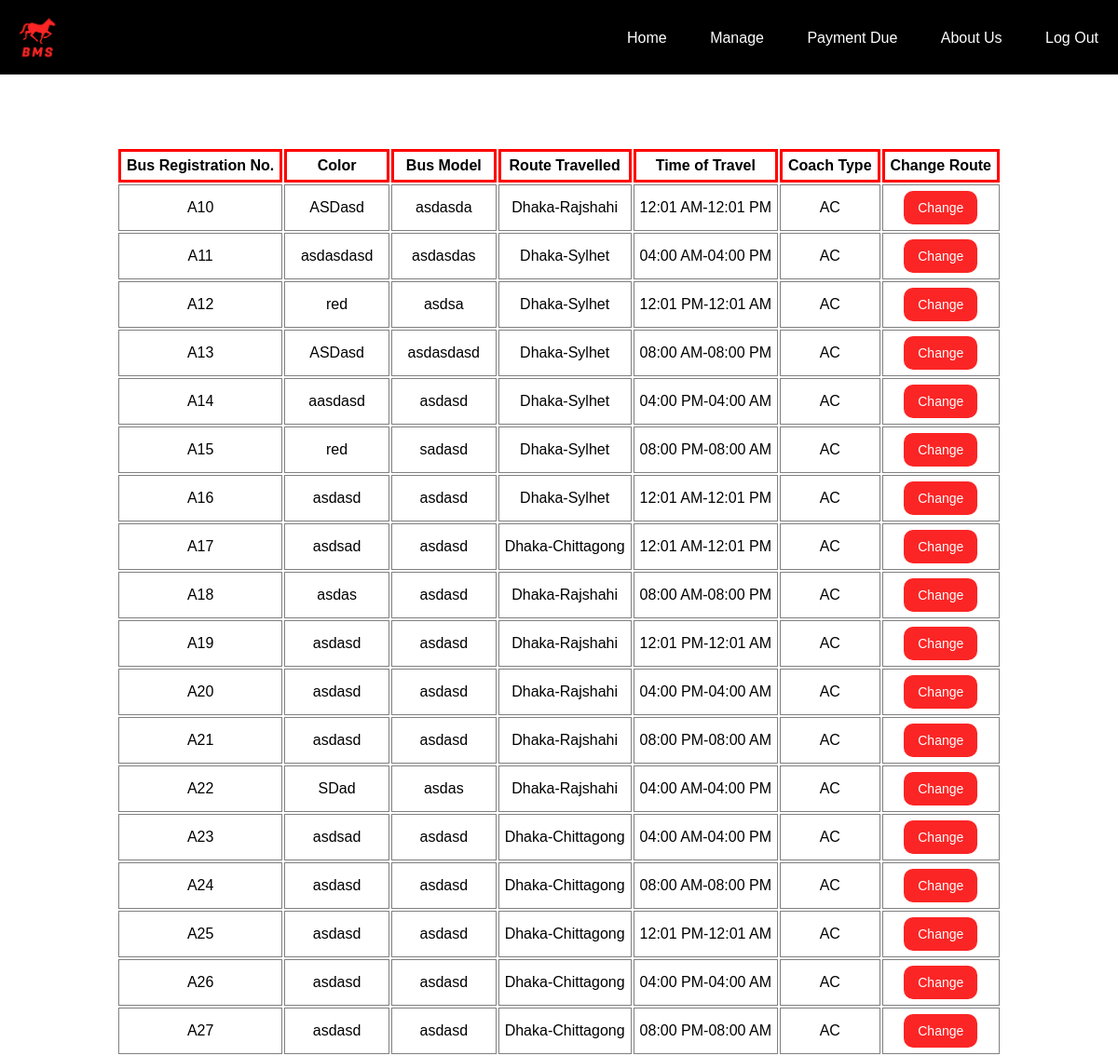
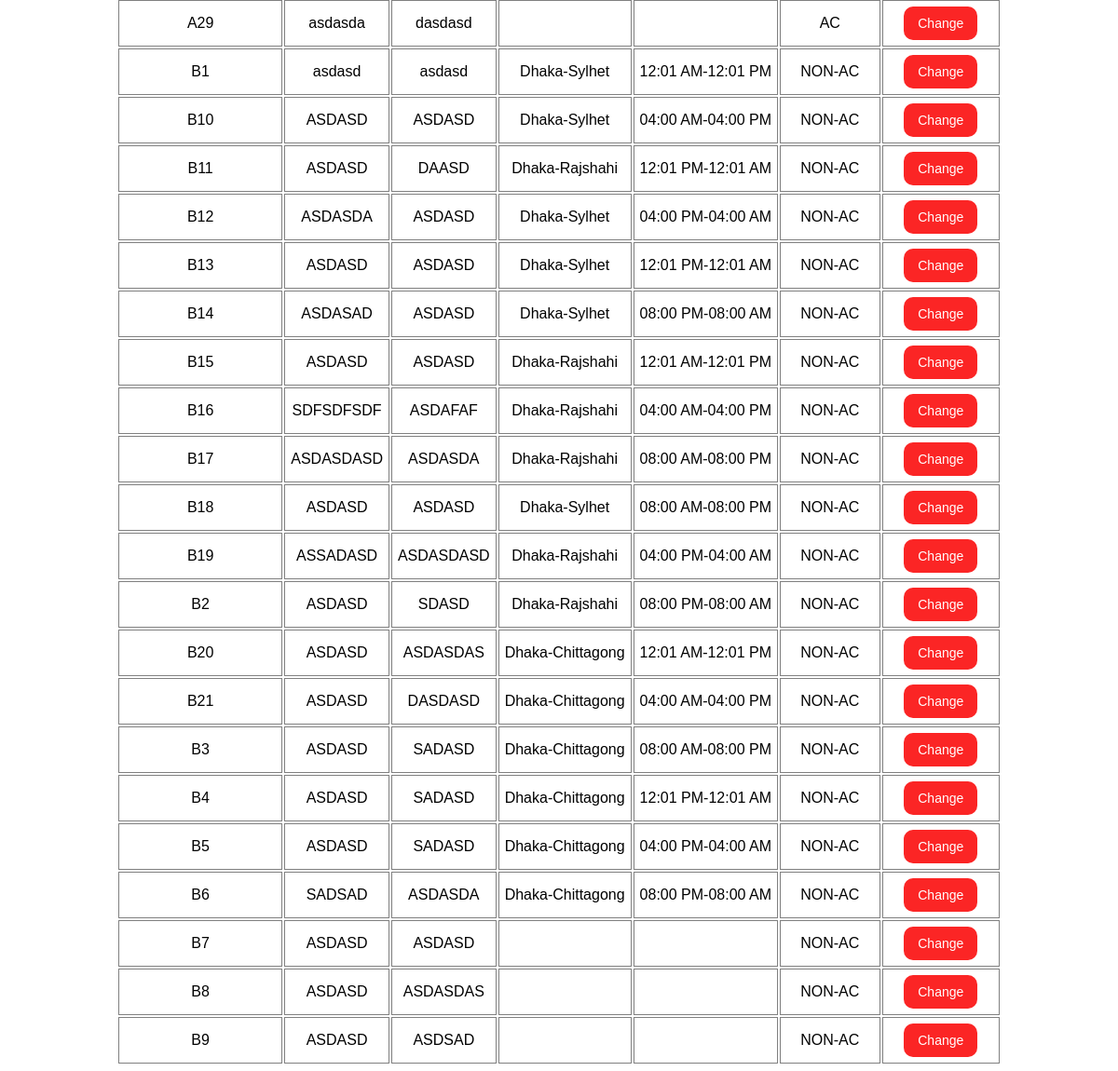
The app's page /Bus/e_swap_bus.php (signed in) with its own data (2 pictures, top to bottom).
### tables this page shows
CREATE TABLE `bus` (
  `registration` varchar(255) NOT NULL,
  `color` varchar(255) NOT NULL,
  `model` varchar(255) NOT NULL,
  `route` varchar(255) NOT NULL,
  `time` varchar(255) NOT NULL,
  `coach` varchar(255) NOT NULL
);

### Bus/e_swap_bus.php (the view, shortened to what this page needs)
<!DOCTYPE html>
<html>
<head>
	<link rel="stylesheet" type="text/css" href="cancel.css">
</head>
<body>
<div class="header">
		<div class="logo">
			<img src="image/capture.png">
		</div>
		<ul>
			<li><a href="e_homepage.php">Home</a></li>
			<li><a href="e_manage.php">Manage</a></li>
			<li><a href="e_due.php">Payment Due</a></li>
			<li><a href="e_about.php">About Us</a></li>
			<li><a href="logout.php"> Log Out</a></li>
		</ul>
	</div><br><br><br>
	<div class="box">
		<table class="table">
			<tr>
				<th>Bus Registration No.</th>
				<th>Color</th>
				<th>Bus Model</th>
				<th>Route Travelled</th>
				<th>Time of Travel</th>
				<th>Coach Type</th>
				<th>Change Route</th>
			</tr><br>
			<?php
		if(isset($_SESSION['username'])){
			$db=new mysqli('localhost','root','','bus_management_system') or die("Unable to Connect to Database");
			$q="SELECT * from bus;";
			$result=mysqli_query($db,$q);
			if($result->num_rows > 0){
				while($row = $result->fetch_assoc()){
					?>
					<tr>
						<td><?php echo $row['registration']; ?></td>
						<td><?php echo $row['color']; ?></td>
						<td><?php echo $row['model']; ?></td>
						<td><?php echo $row['route']; ?></td>
						<td><?php echo $row['time']; ?></td>
						<td><?php echo $row['coach']; ?></td>
						<td><form action="e_change_busroute.php" method="POST">
							<input type="submit" name="submit" value="Change">
						</form></td></tr>
			<?php  }}}?>
</table>
</div>
</body>
</html>

### Bus/cancel.css (style rules this page uses)
* { margin: 0; padding: 0; font-family: sans-serif; }
ul { float: right; list-style-type: none; margin-top: 32px; }
ul li { display: inline-block; }
ul li a { text-decoration: none; color:#fff; padding: 5px 20px; border: 1px solid transparent; transition: 0.4s ease; }
div { text-align: center; }
.header { width:100%; height:80px; background-color:#000; }
.logo img { float: left; width: 80px; height: auto; }
.table { border: 0px solid grey; margin-right: auto; margin-left: auto; padding: 6px; vertical-align: center; text-align: center; }
th { border: 3px solid red; margin-right: auto; margin-left: auto; padding: 6px; vertical-align: center; text-align: center; }
td { border: 1px solid grey; vertical-align: center; text-align: center; margin-right: auto; margin-left: auto; padding: 6px; }
input[type="submit"] { border: none; outline: none; vertical-align: center; background: #fb2525; color: #fff; font-size: 14px; border-radius: 10px; padding: 10px; }
.box input[type="submit"] { border: none; outline: none; vertical-align: center; background: #fb2525; color: #fff; font-size: 14px; border-radius: 10px; padding: 10px; }
.box input { width: 70%; }

### records on screen
bus: registration "A10", color "ASDasd", model "asdasda", route "Dhaka-Rajshahi", time "12:01 AM-12:01 PM", coach "AC"
bus: registration "A11", color "asdasdasd", model "asdasdas", route "Dhaka-Sylhet", time "04:00 AM-04:00 PM", coach "AC"
bus: registration "A12", color "red", model "asdsa", route "Dhaka-Sylhet", time "12:01 PM-12:01 AM", coach "AC"
bus: registration "A13", color "ASDasd", model "asdasdasd", route "Dhaka-Sylhet", time "08:00 AM-08:00 PM", coach "AC"
bus: registration "A14", color "aasdasd", model "asdasd", route "Dhaka-Sylhet", time "04:00 PM-04:00 AM", coach "AC"
bus: registration "A15", color "red", model "sadasd", route "Dhaka-Sylhet", time "08:00 PM-08:00 AM", coach "AC"
bus: registration "A16", color "asdasd", model "asdasd", route "Dhaka-Sylhet", time "12:01 AM-12:01 PM", coach "AC"
bus: registration "A17", color "asdsad", model "asdasd", route "Dhaka-Chittagong", time "12:01 AM-12:01 PM", coach "AC"
bus: registration "A18", color "asdas", model "asdasd", route "Dhaka-Rajshahi", time "08:00 AM-08:00 PM", coach "AC"
bus: registration "A19", color "asdasd", model "asdasd", route "Dhaka-Rajshahi", time "12:01 PM-12:01 AM", coach "AC"
bus: registration "A20", color "asdasd", model "asdasd", route "Dhaka-Rajshahi", time "04:00 PM-04:00 AM", coach "AC"
bus: registration "A21", color "asdasd", model "asdasd", route "Dhaka-Rajshahi", time "08:00 PM-08:00 AM", coach "AC"
bus: registration "A22", color "SDad", model "asdas", route "Dhaka-Rajshahi", time "04:00 AM-04:00 PM", coach "AC"
bus: registration "A23", color "asdsad", model "asdasd", route "Dhaka-Chittagong", time "04:00 AM-04:00 PM", coach "AC"
bus: registration "A24", color "asdasd", model "asdasd", route "Dhaka-Chittagong", time "08:00 AM-08:00 PM", coach "AC"
bus: registration "A25", color "asdasd", model "asdasd", route "Dhaka-Chittagong", time "12:01 PM-12:01 AM", coach "AC"
bus: registration "A26", color "asdasd", model "asdasd", route "Dhaka-Chittagong", time "04:00 PM-04:00 AM", coach "AC"
bus: registration "A27", color "asdasd", model "asdasd", route "Dhaka-Chittagong", time "08:00 PM-08:00 AM", coach "AC"
bus: registration "A29", color "asdasda", model "dasdasd", coach "AC"
bus: registration "B1", color "asdasd", model "asdasd", route "Dhaka-Sylhet", time "12:01 AM-12:01 PM", coach "NON-AC"
bus: registration "B10", color "ASDASD", model "ASDASD", route "Dhaka-Sylhet", time "04:00 AM-04:00 PM", coach "NON-AC"
bus: registration "B11", color "ASDASD", model "DAASD", route "Dhaka-Rajshahi", time "12:01 PM-12:01 AM", coach "NON-AC"
bus: registration "B12", color "ASDASDA", model "ASDASD", route "Dhaka-Sylhet", time "04:00 PM-04:00 AM", coach "NON-AC"
bus: registration "B13", color "ASDASD", model "ASDASD", route "Dhaka-Sylhet", time "12:01 PM-12:01 AM", coach "NON-AC"
bus: registration "B14", color "ASDASAD", model "ASDASD", route "Dhaka-Sylhet", time "08:00 PM-08:00 AM", coach "NON-AC"
bus: registration "B15", color "ASDASD", model "ASDASD", route "Dhaka-Rajshahi", time "12:01 AM-12:01 PM", coach "NON-AC"
bus: registration "B16", color "SDFSDFSDF", model "ASDAFAF", route "Dhaka-Rajshahi", time "04:00 AM-04:00 PM", coach "NON-AC"
bus: registration "B17", color "ASDASDASD", model "ASDASDA", route "Dhaka-Rajshahi", time "08:00 AM-08:00 PM", coach "NON-AC"
bus: registration "B18", color "ASDASD", model "ASDASD", route "Dhaka-Sylhet", time "08:00 AM-08:00 PM", coach "NON-AC"
bus: registration "B19", color "ASSADASD", model "ASDASDASD", route "Dhaka-Rajshahi", time "04:00 PM-04:00 AM", coach "NON-AC"
bus: registration "B2", color "ASDASD", model "SDASD", route "Dhaka-Rajshahi", time "08:00 PM-08:00 AM", coach "NON-AC"
bus: registration "B20", color "ASDASD", model "ASDASDAS", route "Dhaka-Chittagong", time "12:01 AM-12:01 PM", coach "NON-AC"
bus: registration "B21", color "ASDASD", model "DASDASD", route "Dhaka-Chittagong", time "04:00 AM-04:00 PM", coach "NON-AC"
bus: registration "B3", color "ASDASD", model "SADASD", route "Dhaka-Chittagong", time "08:00 AM-08:00 PM", coach "NON-AC"
bus: registration "B4", color "ASDASD", model "SADASD", route "Dhaka-Chittagong", time "12:01 PM-12:01 AM", coach "NON-AC"
bus: registration "B5", color "ASDASD", model "SADASD", route "Dhaka-Chittagong", time "04:00 PM-04:00 AM", coach "NON-AC"
bus: registration "B6", color "SADSAD", model "ASDASDA", route "Dhaka-Chittagong", time "08:00 PM-08:00 AM", coach "NON-AC"
bus: registration "B7", color "ASDASD", model "ASDASD", coach "NON-AC"
bus: registration "B8", color "ASDASD", model "ASDASDAS", coach "NON-AC"
bus: registration "B9", color "ASDASD", model "ASDSAD", coach "NON-AC"
